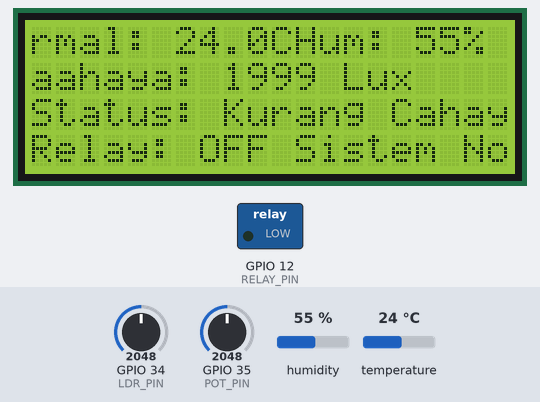
This program was run on a simulated ESP32. Shown: 20×4 character LCD, switched loads named in the program (green lamp = pin HIGH). The inputs (shaded band) are chosen by the test bench; at power-on: humidity 55 %, temperature 24 °C, GPIO 34 (LDR_PIN) = 2048, GPIO 35 (POT_PIN) = 2048. WiFi joins after 1.5 s; servers stay silent unless stated.

Above: at 6.1 s.
6.2 s: humidity set to 79 %
At 7.4 s:
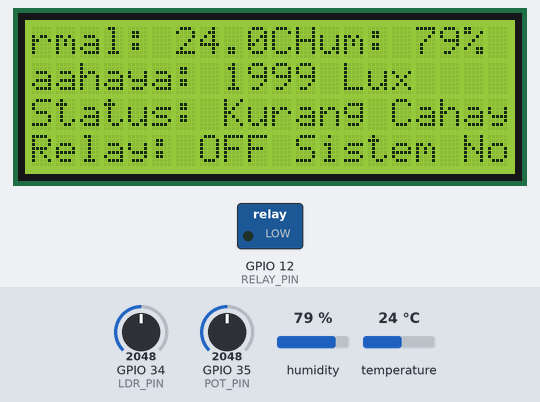
8.9 s: humidity set to 82 %
At 9.6 s:
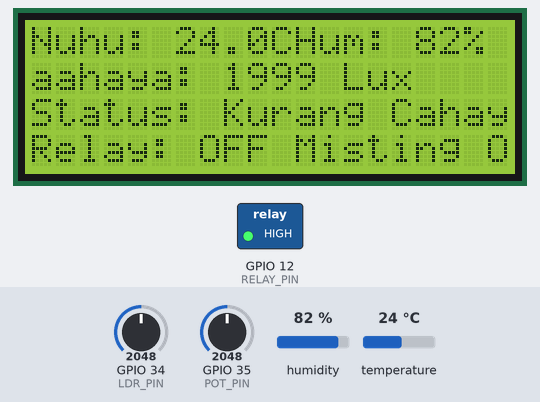
12.7 s: humidity set to 61 %
At 14.2 s:
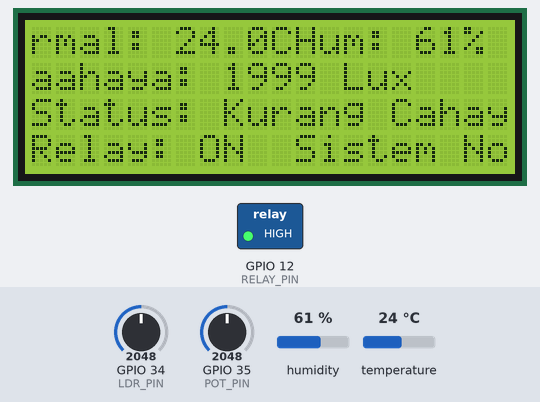
15.4 s: humidity set to 58 %
At 19.0 s:
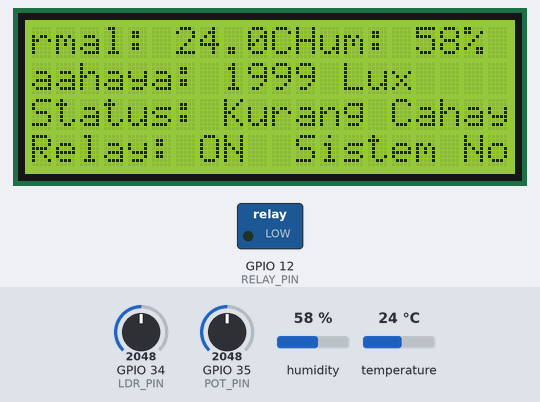
21.1 s: temperature set to 18.8 °C
At 22.4 s:
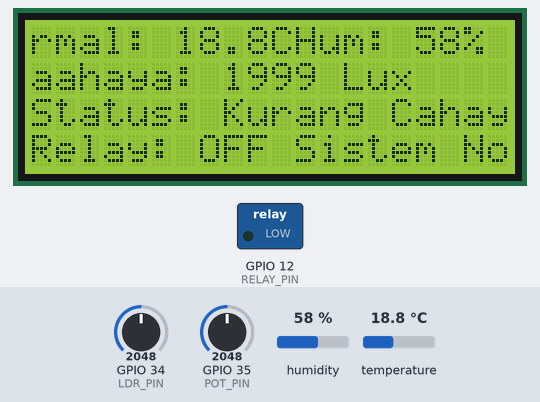
23.8 s: temperature set to 17.3 °C
At 27.2 s:
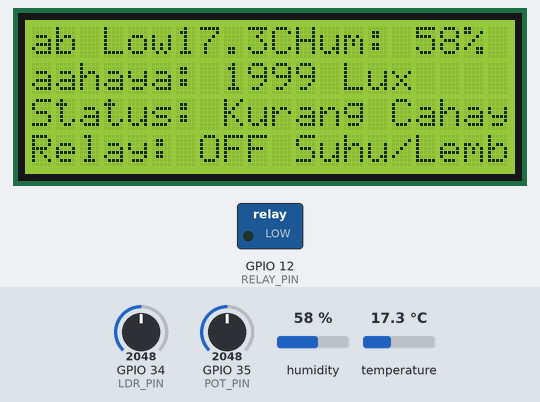
Timing chart, 0 to 28.3 s (numbered marks = the images above; inputs shaded):
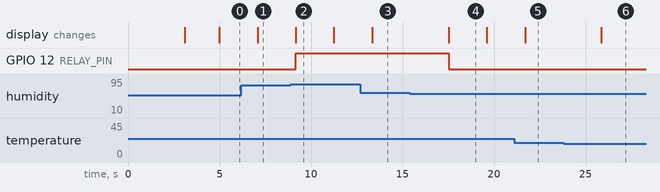

The program:

main.cpp
```cpp
#define BLYNK_TEMPLATE_ID "TMPL6ICVX7BUP"
#define BLYNK_TEMPLATE_NAME "Sistem Hidroponik 02"
#define BLYNK_AUTH_TOKEN "3I3Ng81hT4areKRtVvsMJRflgtFkCRDK"

#include <WiFi.h>
#include <WiFiClient.h>
#include <BlynkSimpleEsp32.h>
#include <DHT.h>
#include <Wire.h>
#include <LiquidCrystal_I2C.h>
#include <HTTPClient.h>

// Pin Definitions
#define DHTPIN 14         // DHT22 data pin
#define LDR_PIN 34        // LDR sensor pin
#define POT_PIN 35        // Potensiometer pin
#define RELAY_PIN 12      // Relay module pin

// DHT Sensor Type
#define DHTTYPE DHT22

// LCD Setup (20x4)
LiquidCrystal_I2C lcd(0x27, 20, 4);

// Initialize DHT sensor
DHT dht(DHTPIN, DHTTYPE);

// Blynk Authentication
char auth[] = BLYNK_AUTH_TOKEN;
char ssid[] = "Wokwi-GUEST";
char pass[] = "";

// Variables
float temperature, humidity;
int ldrValue, potValue;
bool relayState = false;

// Konstanta untuk konversi LDR ke Lux
#define LUX_CONVERSION_FACTOR 0.976

// Blynk Virtual Pins
#define VPIN_TEMPERATURE V0
#define VPIN_HUMIDITY V1
#define VPIN_LIGHT V2
#define VPIN_RELAY V3
#define VPIN_POTENTIOMETER V4
#define VPIN_STATUS V5

// Function declarations
void readSensors();
void displaySensorData();
void controlLogic();
void sendToBlynk();
float convertToLux(int ldrRaw);

void setup() {
  // Initialize Serial
  Serial.begin(115200);

  // Initialize LCD
  lcd.init();
  lcd.backlight();
  lcd.setCursor(4, 0);
  lcd.print("HIDROPONIK SMART FARM");
  lcd.setCursor(5, 1);
  lcd.print("SISTEM MONITORING");
  delay(3000);
  lcd.clear();

  // Initialize DHT sensor
  dht.begin();

  // Set pin modes
  pinMode(RELAY_PIN, OUTPUT);
  digitalWrite(RELAY_PIN, LOW);
  pinMode(LDR_PIN, INPUT);
  pinMode(POT_PIN, INPUT);

  // Initialize Blynk
  Blynk.begin(auth, ssid, pass);
}

void loop() {
  Blynk.run(); // Jalankan Blynk

  // Read all sensors
  readSensors();

  // Display sensor values
  displaySensorData();

  // Control logic based on sensor readings
  controlLogic();

  // Send data to Blynk
  sendToBlynk();

  // Small delay between readings
  delay(2000);
}

void readSensors() {
  // Read temperature and humidity
  temperature = dht.readTemperature();
  humidity = dht.readHumidity();

  // Read LDR (Light Intensity) dan konversi ke Lux
  ldrValue = analogRead(LDR_PIN);

  // Read potentiometer
  potValue = analogRead(POT_PIN);
}

void displaySensorData() {
  lcd.clear();

  // Line 1: Temperature and Humidity
  lcd.setCursor(0, 0);
  lcd.print("Suhu:");
  lcd.setCursor(6, 0);
  lcd.print(temperature, 1);
  lcd.print("C");

  lcd.setCursor(11, 0);
  lcd.print("Hum:");
  lcd.setCursor(16, 0);
  lcd.print(humidity, 0);
  lcd.print("%");

  // Line 2: Light Intensity in Lux
  float lux = convertToLux(ldrValue);
  lcd.setCursor(0, 1);
  lcd.print("Cahaya:");
  lcd.setCursor(8, 1);
  lcd.print(lux, 0);
  lcd.print(" Lux");

  // Line 3: Light Status and Relay Status
  lcd.setCursor(0, 2);
  lcd.print("Status: ");
  lcd.setCursor(8, 2);

  // Tampilkan status cahaya
  if (lux < 5000) {
    lcd.print("Kurang Cahaya");
  } else if (lux > 30000) {
    lcd.print("Terlalu Terang");
  } else {
    lcd.print("Cahaya Cukup ");
  }

  // Line 4: Relay Status and System Message
  lcd.setCursor(0, 3);
  lcd.print("Relay:");
  lcd.setCursor(7, 3);
  lcd.print(relayState ? "ON " : "OFF");

  lcd.setCursor(11, 3);
  if (temperature > 30.0 || humidity > 80.0) {
    lcd.print("Misting ON");
  } else if (temperature < 18.0 || humidity < 40.0) {
    lcd.print("Suhu/Lembab Low");
  } else {
    lcd.print("Sistem Normal");
  }
}

float convertToLux(int ldrRaw) {
  // Konversi nilai analog LDR ke Lux
  return ldrRaw * LUX_CONVERSION_FACTOR;
}

void controlLogic() {
  // Kontrol relay berdasarkan suhu dan kelembaban
  if (temperature > 30.0 || humidity > 80.0) {
    digitalWrite(RELAY_PIN, HIGH);
    relayState = true;
  } else if (temperature < 25.0 && humidity < 60.0) {
    digitalWrite(RELAY_PIN, LOW);
    relayState = false;
  }
}

void sendToBlynk() {
  // Kirim data sensor ke Blynk
  Blynk.virtualWrite(VPIN_TEMPERATURE, temperature);
  Blynk.virtualWrite(VPIN_HUMIDITY, humidity);

  float lux = convertToLux(ldrValue);
  Blynk.virtualWrite(VPIN_LIGHT, lux);
  Blynk.virtualWrite(VPIN_POTENTIOMETER, potValue);
  Blynk.virtualWrite(VPIN_RELAY, relayState ? 1 : 0);

  // Kirim status sistem
  String systemStatus;
  if (temperature > 30.0 || humidity > 80.0) {
    systemStatus = "Misting ON";
  } else if (temperature < 18.0 || humidity < 40.0) {
    systemStatus = "Suhu/Lembab Low";
  } else {
    systemStatus = "Sistem Normal";
  }
  Blynk.virtualWrite(VPIN_STATUS, systemStatus);
}


const String API_URL = "http://your-laravel-api/api";
const String API_KEY = "your-secret-api-key";

void sendToLaravelAPI() {
  if (WiFi.status() == WL_CONNECTED) {
    HTTPClient http;

    http.begin(API_URL + "/sensor-data");
    http.addHeader("Content-Type", "application/json");
    http.addHeader("Authorization", "Bearer " + API_KEY);

    String payload = String("{") +
      "\"temperature\":" + temperature + "," +
      "\"humidity\":" + humidity + "," +
      "\"light\":" + convertToLux(ldrValue) + "," +
      "\"relay_status\":" + (relayState ? "1" : "0") +
    "}";

    int httpCode = http.POST(payload);

    if (httpCode > 0) {
      Serial.printf("[HTTP] POST... code: %d\n", httpCode);
    }

    http.end();
  }
}
// Fungsi untuk mengontrol relay dari Blynk App
BLYNK_WRITE(VPIN_RELAY) {
  int pinValue = param.asInt();
  digitalWrite(RELAY_PIN, pinValue);
  relayState = pinValue;
}
```

Measured:
- the behaviour switches between 80 and 81 % on humidity (found by bisection; images 1 and 2)
- the behaviour switches between 60 and 59 % on humidity (found by bisection; images 3 and 4)
- the behaviour switches between 18 and 17.9 °C on temperature (found by bisection; images 5 and 6)
- after the input at 6.2 s, the display: changes after 0.88 s (image 1)
- after the input at 8.9 s, GPIO 12 (RELAY_PIN): LOW → HIGH after 0.27 s; the display: changes after 0.27 s (image 2)
- after the input at 12.7 s, the display: changes after 0.64 s (image 3)
- after the input at 15.4 s, GPIO 12 (RELAY_PIN): HIGH → LOW after 2.1 s; the display: changes after 2.1 s (image 4)
- after the input at 21.1 s, the display: changes after 0.59 s (image 5)
- after the input at 23.8 s, the display: changes after 2.1 s (image 6)
